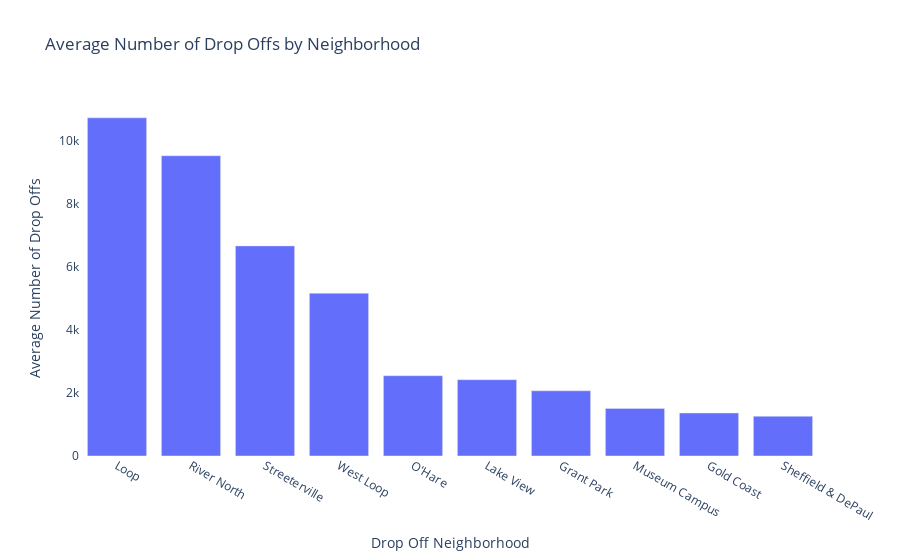

Notebook code for this chart:
### Markdown cell above
### Number of Drop Offs by Top 10 Neighborhoods

### Code cell
# Plot bar chart of average number of drop offs for top 10 neighborhoods
neighborhood_top_10_bar = px.bar(neighborhood_top_10, x='dropoff_neighborhood', y='average_trips',
                                 title='Average Number of Drop Offs by Neighborhood',
                                 labels={'dropoff_neighborhood':'Drop Off Neighborhood', 
                                 'average_trips':'Average Number of Drop Offs'})

neighborhood_top_10_bar.update_layout({
    'plot_bgcolor':'rgba(0, 0, 0, 0)',
    'paper_bgcolor':'rgba(0, 0, 0, 0)'
})

neighborhood_top_10_bar.show()

### Figure 1 — Plotly figure (JSON) as saved in the notebook; plotly's stock layout.template omitted (floating-point values rounded to 4 significant figures)
{"data": [{"alignmentgroup": "True", "hovertemplate": "Drop Off Neighborhood=%{x}<br>Average Number of Drop Offs=%{y}<extra></extra>", "legendgroup": "", "marker": {"color": "#636efa", "pattern": {"shape": ""}}, "name": "", "offsetgroup": "", "orientation": "v", "showlegend": false, "textposition": "auto", "type": "bar", "x": ["Loop", "River North", "Streeterville", "West Loop", "O'Hare", "Lake View", "Grant Park", "Museum Campus", "Gold Coast", "Sheffield & DePaul"], "xaxis": "x", "y": [10730.0, 9524.0, 6665.0, 5164.0, 2547.0, 2421.0, 2069.0, 1510, 1364.0, 1260.0], "yaxis": "y"}], "layout": {"barmode": "relative", "legend": {"tracegroupgap": 0}, "paper_bgcolor": "rgba(0, 0, 0, 0)", "plot_bgcolor": "rgba(0, 0, 0, 0)", "title": {"text": "Average Number of Drop Offs by Neighborhood"}, "xaxis": {"anchor": "y", "domain": [0, 1], "title": {"text": "Drop Off Neighborhood"}}, "yaxis": {"anchor": "x", "domain": [0, 1], "title": {"text": "Average Number of Drop Offs"}}}}
